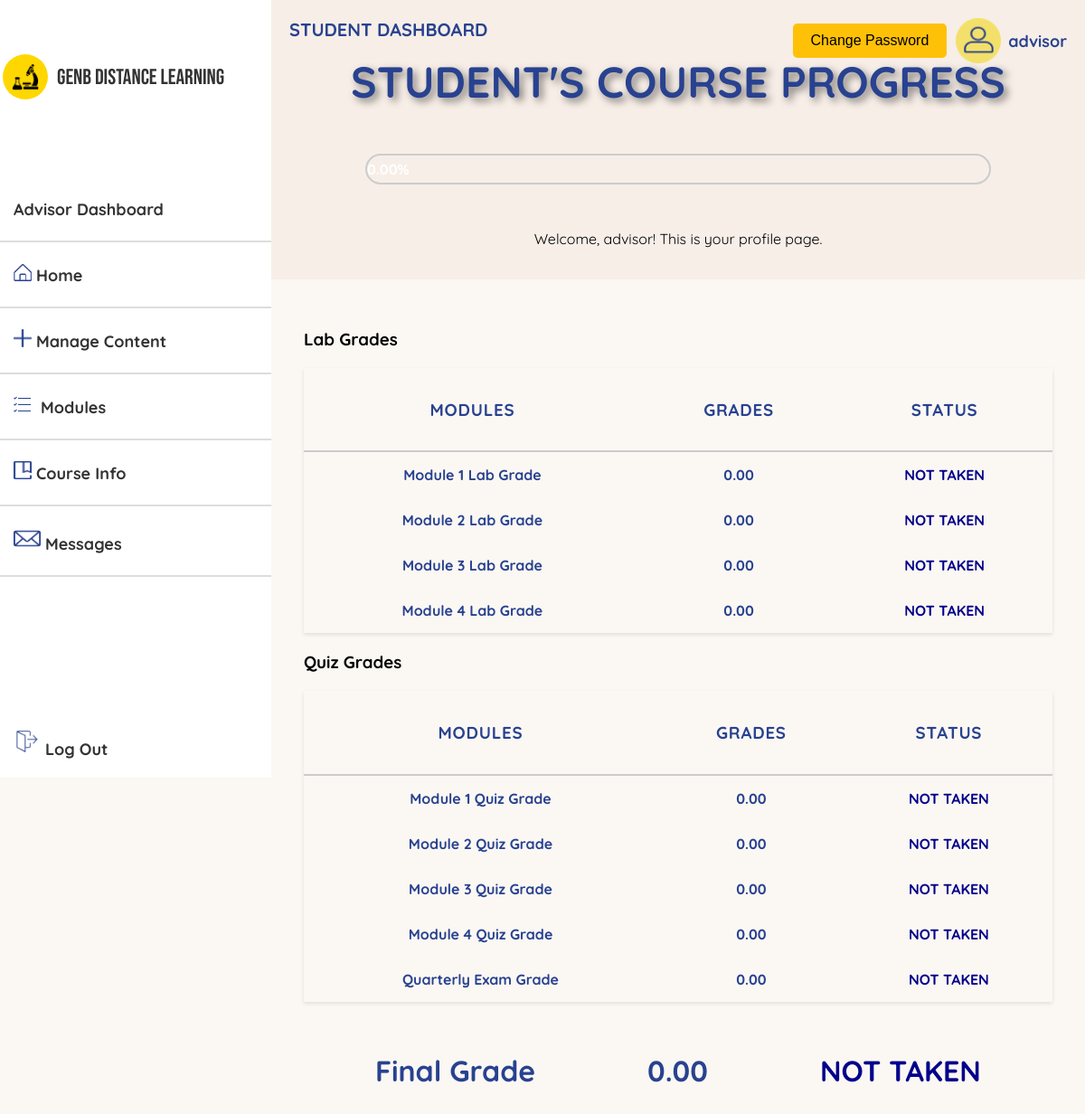
/profile.php (signed in), run on the app's committed database.
### tables this page shows
CREATE TABLE `users` (
  `user_id` int(11) NOT NULL,
  `username` varchar(50) NOT NULL,
  `email` varchar(50) NOT NULL,
  `password` varchar(255) NOT NULL,
  `role` int(11) DEFAULT 0
);

CREATE TABLE `grades` (
  `grade_id` int(11) NOT NULL,
  `user_id` int(11) DEFAULT NULL,
  `module1_lab_grade` decimal(5,2) DEFAULT 0.00,
  `module1_quiz_grade` decimal(5,2) DEFAULT 0.00,
  `module2_lab_grade` decimal(5,2) DEFAULT 0.00,
  `module2_quiz_grade` decimal(5,2) DEFAULT 0.00,
  `module3_lab_grade` decimal(5,2) DEFAULT 0.00,
  `module3_quiz_grade` decimal(5,2) DEFAULT 0.00,
  `module4_lab_grade` decimal(5,2) DEFAULT 0.00,
  `module4_quiz_grade` decimal(5,2) DEFAULT 0.00,
  `quarterly_quiz_grade` double(5,2) DEFAULT NULL
);

### profile.php (the view, shortened to what this page needs)
<?php
include "connection.php";
$conn = new mysqli($servername, $db_username, $db_password, $db_name);
$user_id = $_SESSION['user_id'];
$sql_username = "SELECT username FROM users WHERE user_id = ?";
$stmt_username = $conn->prepare($sql_username);
$stmt_username->bind_param("i", $user_id);
$stmt_username->execute();
$stmt_username->store_result();
if ($stmt_username->num_rows == 1) {
    $stmt_username->bind_result($username);
} else {
    $username = "Unknown";
}
$sql_grades = "SELECT module1_lab_grade, module1_quiz_grade, module2_lab_grade, module2_quiz_grade, module3_lab_grade, module3_quiz_grade, module4_lab_grade, module4_quiz_grade, quarterly_quiz_grade FROM grades WHERE user_id = ?";
$stmt_grades = $conn->prepare($sql_grades);
$stmt_grades->bind_param("i", $user_id);
$stmt_grades->execute();
$stmt_grades->store_result();
$module1_lab_grade = $module1_quiz_grade = $module2_lab_grade = $module2_quiz_grade = $module3_lab_grade = $module3_quiz_grade = $module4_lab_grade = $module4_quiz_grade = $quarterly_quiz_grade = null;
if ($stmt_grades->num_rows == 1) {
    $stmt_grades->bind_result($module1_lab_grade, $module1_quiz_grade, $module2_lab_grade, $module2_quiz_grade, $module3_lab_grade, $module3_quiz_grade, $module4_lab_grade, $module4_quiz_grade, $quarterly_quiz_grade);
}
include 'sidebar.php';
function getStatus($grade) {
    if ($grade === null || $grade == 0) {
        return '<span class="status-not-taken">NOT TAKEN</span>';
    } elseif ($grade >= 70) {
        return '<span class="status-passed">PASSED</span>';
    } else {
        return '<span class="status-failed">FAILED</span>';
    }
}
$quiz_grades = [
    $module1_quiz_grade ?? 0,
    $module2_quiz_grade ?? 0,
    $module3_quiz_grade ?? 0,
    $module4_quiz_grade ?? 0,
];
$lab_grades = [
    $module1_lab_grade ?? 0,
    $module2_lab_grade ?? 0,
    $module3_lab_grade ?? 0,
    $module4_lab_grade ?? 0,
];
$quarterly_grade = $quarterly_quiz_grade ?? 0;
$average_quiz = array_sum($quiz_grades) / count($quiz_grades);
$average_lab = array_sum($lab_grades) / count($lab_grades);
$overall_grade = ($average_quiz * 0.20) + ($average_lab * 0.60) + ($quarterly_grade * 0.20);
function getFStatus($overall_grade) {
    if ($overall_grade === null || $overall_grade == 0) {
        return '<span class="status-not-taken">NOT TAKEN</span>';
    } elseif ($overall_grade >= 70) {
        return '<span class="status-passed">PASSED</span>';
    } else {
        return '<span class="status-failed">FAILED</span>';
    }
}
?>
<!DOCTYPE html>
<html lang="en">
<head>
    <link rel="stylesheet" href="https://cdnjs.cloudflare.com/ajax/libs/font-awesome/5.15.4/css/all.min.css">
</head>
<body>
    <header>
        <div class="dashboard-label">STUDENT DASHBOARD</div>
        <h2 class="course-progress-label">STUDENT'S COURSE PROGRESS</h2>
        <div class="profile-icon">
          <div class="admin-buttons">
              <button onclick="window.location.href='changepass.php'">Change Password</button>
          </div>
            <img src="assets/profileicon.png" alt="Profile Icon">
            <?php echo $username; ?>  <br>
        </div>
        <?php include 'loadingbar.php'; ?>
        <p>Welcome, <?php echo $username; ?>! This is your profile page.</p>
    </header>
    <div class="content">
        <div class="table-container">
            <div>
                <h3>Lab Grades</h3>
                <table class="grade-table">
                    <thead>
                        <tr>
                            <th><h3>Modules</h3></th>
                            <th><h3>Grades</h3></th>
                            <th><h3>Status</h3></th>
                        </tr>
                    </thead>
                    <tbody>
                        <tr>
                            <td>Module 1 Lab Grade</td>
                            <td><?php echo number_format($module1_lab_grade ?? 0, 2); ?></td>
                            <td><?php echo getStatus($module1_lab_grade); ?></td>
                        </tr>
                        <tr>
                            <td>Module 2 Lab Grade</td>
                            <td><?php echo number_format($module2_lab_grade ?? 0, 2); ?></td>
                            <td><?php echo getStatus($module2_lab_grade); ?></td>
                        </tr>
                        <tr>
                            <td>Module 3 Lab Grade</td>
                            <td><?php echo number_format($module3_lab_grade ?? 0, 2); ?></td>
                            <td><?php echo getStatus($module3_lab_grade); ?></td>
                        </tr>
                        <tr>
                            <td>Module 4 Lab Grade</td>
                            <td><?php echo number_format($module4_lab_grade ?? 0, 2); ?></td>
                            <td><?php echo getStatus($module4_lab_grade); ?></td>
                        </tr>
                    </tbody>
                </table>
            </div>
            <div>
                <h3>Quiz Grades</h3>
                <table class="grade-table">
                    <thead>
                        <tr>
                            <th><h3>Modules</h3></th>
                            <th><h3>Grades</h3></th>
                            <th><h3>Status</h3></th>
                        </tr>
                    </thead>
                    <tbody>
                        <tr>
                            <td>Module 1 Quiz Grade</td>
                            <td><?php echo number_format($module1_quiz_grade ?? 0, 2); ?></td>
                            <td><?php echo getStatus($module1_quiz_grade); ?></td>
                        </tr>
                        <tr>
                            <td>Module 2 Quiz Grade</td>
                            <td><?php echo number_format($module2_quiz_grade ?? 0, 2); ?></td>
                            <td><?php echo getStatus($module2_quiz_grade); ?></td>
                        </tr>
                        <tr>
                            <td>Module 3 Quiz Grade</td>
                            <td><?php echo number_format($module3_quiz_grade ?? 0, 2); ?></td>
                            <td><?php echo getStatus($module3_quiz_grade); ?></td>
                        </tr>
                        <tr>
                            <td>Module 4 Quiz Grade</td>
                            <td><?php echo number_format($module4_quiz_grade ?? 0, 2); ?></td>
                            <td><?php echo getStatus($module4_quiz_grade); ?></td>
                        </tr>
                        <tr>
                            <td>Quarterly Exam Grade</td>
                            <td><?php echo number_format($quarterly_quiz_grade ?? 0, 2); ?></td>
                            <td><?php echo getStatus($quarterly_quiz_grade); ?></td>
                        </tr>
                    </tbody>
                </table>
            </div>
            <table>
              <tbody>
                <tr>
                    <td><h1><strong>Final Grade</strong></h1></td>
                    <td><h1><strong><?php echo number_format($overall_grade, 2); ?></strong></h1></td>
                    <td><h1><strong><?php echo getFStatus($overall_grade); ?>
                    </strong></h1></td>
                </tr>
              </tbody>
            </table>
        </div>
    </div>
</body>
</html>

### profile.php (style rules this page uses)
body { font-family: 'Quicksand', sans-serif; margin: 0; padding: 0; display: flex; flex-direction: column; min-height: 100vh; margin-left: 300px; background-color: rgba(247, 238, 231, 0.47); }
header { background-color: #F7EEE7; padding: 20px; text-align: center; position: relative; }
header h2 { margin: 0; }
.dashboard-label { position: absolute; left: 20px; top: 20px; font-size: 20px; font-weight: bold; color: #284290; }
.course-progress-label { margin-top: 40px; font-size: 48px; font-weight: bold; color: #284290; text-shadow: 4px 4px 8px rgba(0, 0, 0, 0.5); }
.profile-icon { position: absolute; right: 20px; top: 20px; display: flex; align-items: center; font-size: 16px; color: #284290; font-size: 18px; font-family: 'Quicksand', sans-serif; font-weight: bold; }
.profile-icon img { width: 50px; height: 50px; margin-right: 8px; }
p { margin: 15px 0; }
.content { padding: 16px; flex: 1; }
.table-container { width: 100%; padding: 0 20px; box-sizing: border-box; margin: 20px auto; }
table { width: 100%; border-collapse: collapse; background-color: transparent; box-shadow: none; border: none; }
table th, table td { padding: 15px; text-align: center; border: none; font-weight: bold; color: #284290; }
table th { border-bottom: 2px solid #ccc; background-color: transparent; color: #333; font-weight: bolder; }
table tr { border: none; }
table tr:nth-child(even) { background-color: transparent; }
table td { border-top: none; }
.grade-table { width: 100%; margin: 20px auto; box-shadow: 0 2px 4px rgba(0,0,0,0.1); }
.grade-table th { color: #284290; text-transform: uppercase; letter-spacing: 0.05em; }
.status-not-taken { color: darkblue; font-weight: bold; }
.admin-buttons button { padding: 10px 20px; font-size: 16px; background-color: #ffc107; border: none; border-radius: 5px; cursor: pointer; transition: background-color 0.3s ease; margin-right: 10px; }

### data on the page
users: username "advisor"
grades: module1_lab_grade "0.00", module2_lab_grade "0.00", module3_lab_grade "0.00", module4_lab_grade "0.00", module1_quiz_grade "0.00", module2_quiz_grade "0.00", module3_quiz_grade "0.00", module4_quiz_grade "0.00", quarterly_quiz_grade "0.00"
